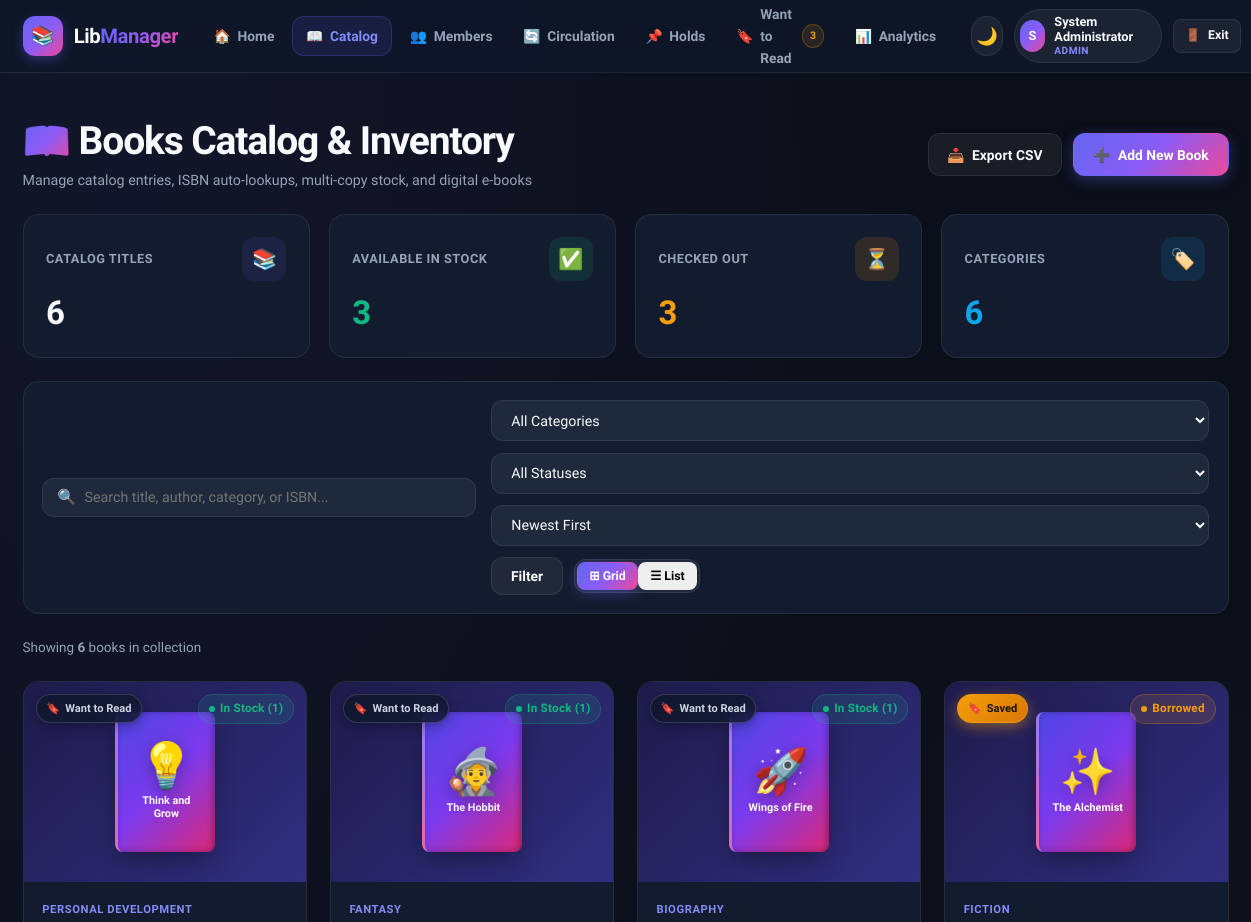
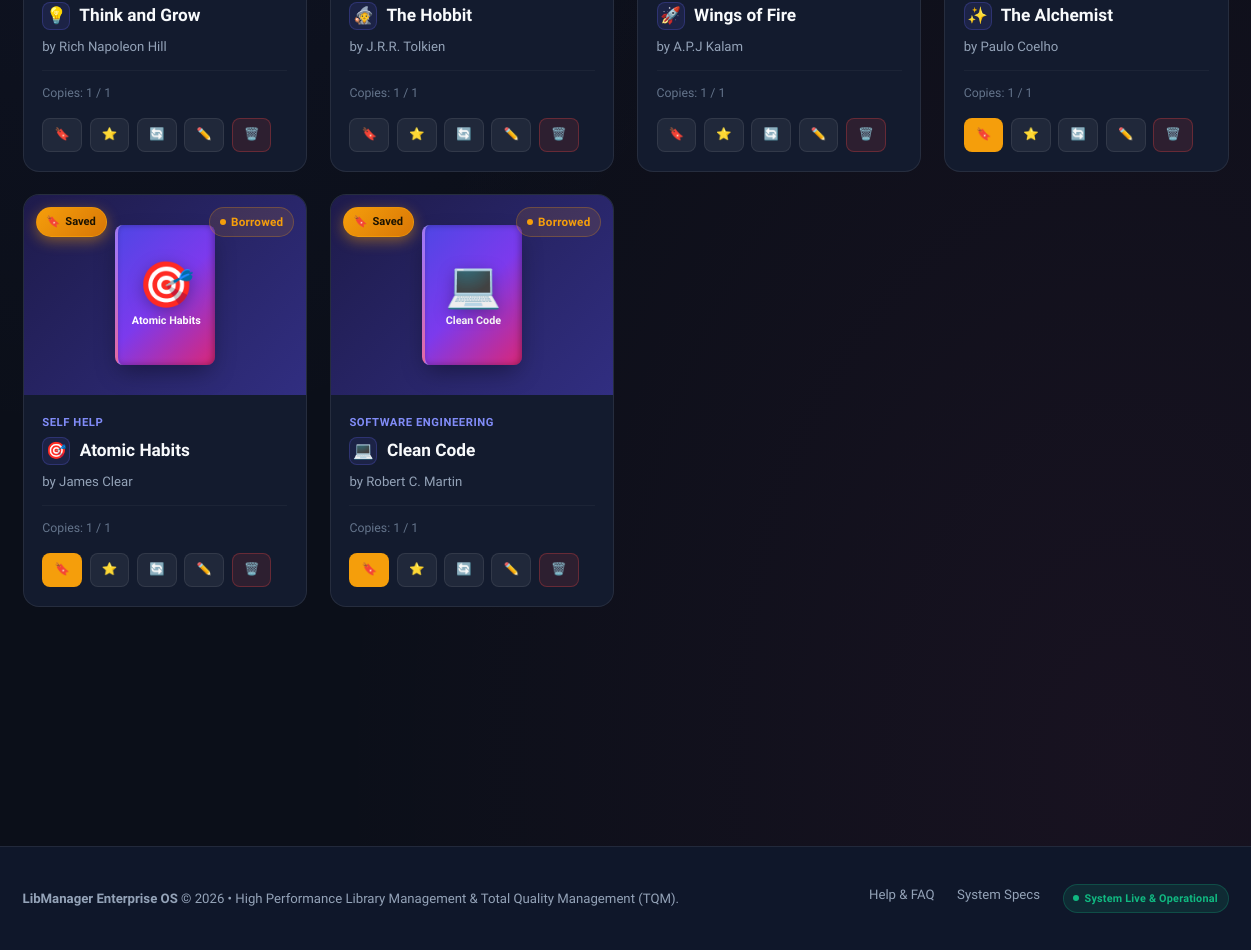
The app's page /catalog (signed in) with its own data (2 pictures, top to bottom).
### tables this page shows
CREATE TABLE books (
            id INTEGER PRIMARY KEY AUTOINCREMENT,
            title TEXT NOT NULL,
            author TEXT NOT NULL,
            category TEXT NOT NULL,
            status TEXT DEFAULT 'Available'
        , isbn TEXT, cover_url TEXT, total_copies INTEGER DEFAULT 1, available_copies INTEGER DEFAULT 1, pdf_url TEXT, icon TEXT, created_at TIMESTAMP);

### app.py (the view)
@app.route("/books")
@app.route("/catalog")
@login_required
def books_catalog():
    search_query = request.args.get("q", "").strip()
    category_filter = request.args.get("category", "").strip()
    status_filter = request.args.get("status", "").strip()
    sort_by = request.args.get("sort", "newest").strip()
    conn = get_db_connection()
    query = "SELECT * FROM books WHERE 1=1"
    params = []
    if search_query:
        query += " AND (title LIKE ? OR author LIKE ? OR category LIKE ? OR isbn LIKE ?)"
        wildcard = f"%{search_query}%"
        params.extend([wildcard, wildcard, wildcard, wildcard])
    if category_filter:
        query += " AND category = ?"
        params.append(category_filter)
    if status_filter:
        query += " AND status = ?"
        params.append(status_filter)
    if sort_by == "title_asc":
        query += " ORDER BY title ASC"
    elif sort_by == "title_desc":
        query += " ORDER BY title DESC"
    elif sort_by == "author_asc":
        query += " ORDER BY author ASC"
    elif sort_by == "category_asc":
        query += " ORDER BY category ASC"
    else:
        query += " ORDER BY id DESC"
    books = conn.execute(query, params).fetchall()
    categories = conn.execute(
        "SELECT DISTINCT category FROM books ORDER BY category"
    ).fetchall()
    total_books = conn.execute("SELECT COUNT(*) FROM books").fetchone()[0]
    available_books = conn.execute(
        "SELECT COUNT(*) FROM books WHERE status = 'Available'"
    ).fetchone()[0]
    borrowed_books = conn.execute(
        "SELECT COUNT(*) FROM books WHERE status = 'Borrowed'"
    ).fetchone()[0]
    categories_count = conn.execute(
        "SELECT COUNT(DISTINCT category) FROM books"
    ).fetchone()[0]
    conn.close()
    stats = {
        "total": total_books,
        "available": available_books,
        "borrowed": borrowed_books,
        "categories": categories_count
    }
    return render_template(
        "index.html",
        books=books,
        categories=[c["category"] for c in categories],
        stats=stats,
        search_query=search_query,
        selected_category=category_filter,
        selected_status=status_filter,
        selected_sort=sort_by,
        active_page="books"
    )

### app.py (called while the page is built)
def get_db_connection():
    conn = sqlite3.connect(DATABASE)
    conn.row_factory = sqlite3.Row
    return conn

def login_required(f):
    @wraps(f)
    def decorated_function(*args, **kwargs):
        if "user_id" not in session:
            flash("Please sign in to access your library account.", "warning")
            return redirect(url_for("login_page", next=request.url))
        return f(*args, **kwargs)
    return decorated_function

### templates/index.html (shortened to what this page needs)
{% extends "base.html" %}
{% block content %}
<div class="container" style="padding-top: 1.5rem; padding-bottom: 3rem;">
  <div style="display: flex; justify-content: space-between; align-items: center; margin-bottom: 1.5rem; flex-wrap: wrap; gap: 1rem;">
    <div>
      <h1 class="page-title" style="margin-bottom: 0.25rem;">
        <span>📖</span> Books Catalog & Inventory
      </h1>
      <p style="color: var(--text-muted); font-size: 0.95rem;">
        Manage catalog entries, ISBN auto-lookups, multi-copy stock, and digital e-books
      </p>
    </div>
    <div style="display: flex; gap: 0.75rem; flex-wrap: wrap;">
      <a href="{{ url_for('export_csv', q=search_query, category=selected_category, status=selected_status) }}" class="btn btn-secondary" title="Export Current List as CSV">
        <span>📥</span> Export CSV
      </a>
      <button type="button" class="btn btn-primary" onclick="openAddModal()" id="btnOpenAddBook">
        <span>➕</span> Add New Book
      </button>
    </div>
  </div>
  <div class="stats-grid" style="margin-bottom: 1.5rem;">
    <div class="stat-card">
      <div class="stat-header">
        <span class="stat-title">Catalog Titles</span>
        <div class="stat-icon">📚</div>
      </div>
      <div class="stat-value">{{ stats.total }}</div>
    </div>
    <div class="stat-card success">
      <div class="stat-header">
        <span class="stat-title">Available in Stock</span>
        <div class="stat-icon">✅</div>
      </div>
      <div class="stat-value" style="color: var(--status-success);">{{ stats.available }}</div>
    </div>
    <div class="stat-card warning">
      <div class="stat-header">
        <span class="stat-title">Checked Out</span>
        <div class="stat-icon">⏳</div>
      </div>
      <div class="stat-value" style="color: var(--status-warning);">{{ stats.borrowed }}</div>
    </div>
    <div class="stat-card info">
      <div class="stat-header">
        <span class="stat-title">Categories</span>
        <div class="stat-icon">🏷️</div>
      </div>
      <div class="stat-value" style="color: var(--status-info);">{{ stats.categories }}</div>
    </div>
  </div>
  <div class="card" style="padding: 1.25rem; margin-bottom: 1.5rem;">
    <form method="GET" action="{{ url_for('books_catalog') }}" id="searchFilterForm">
      <div class="toolbar" style="margin-bottom: 0;">
        <div class="search-box">
          <span class="search-icon">🔍</span>
          <input type="text" name="q" value="{{ search_query }}" class="form-control" placeholder="Search title, author, category, or ISBN..." id="searchInput">
        </div>
        <div class="filter-group">
          <select name="category" class="form-select" style="min-width: 160px;" onchange="this.form.submit()">
            <option value="">All Categories</option>
          </select>
          <select name="status" class="form-select" style="min-width: 140px;" onchange="this.form.submit()">
            <option value="">All Statuses</option>
          </select>
          <select name="sort" class="form-select" style="min-width: 140px;" onchange="this.form.submit()">
            <option value="newest" {% if selected_sort == 'newest' %}selected{% endif %}>Newest First</option>
          </select>
          <button type="submit" class="btn btn-secondary">Filter</button>
          <div style="display: flex; background: var(--badge-bg); border: 1px solid var(--border-color); border-radius: var(--radius-md); padding: 2px;">
            <button type="button" class="btn btn-sm" id="viewGridBtn" style="border-radius: var(--radius-sm);" onclick="switchView('grid')" title="Grid View">⊞ Grid</button>
            <button type="button" class="btn btn-sm" id="viewTableBtn" style="border-radius: var(--radius-sm);" onclick="switchView('table')" title="Table View">☰ List</button>
          </div>
        </div>
      </div>
    </form>
  </div>
  <div style="display: flex; justify-content: space-between; align-items: center; margin-bottom: 1rem;">
    <div style="font-size: 0.9rem; color: var(--text-muted);">
      Showing <strong>{{ books|length }}</strong> books in collection
    </div>
  </div>
  {% if books|length == 0 %}
  <div class="card" style="text-align: center; padding: 4rem 2rem;">
    <div style="font-size: 3rem; margin-bottom: 1rem;">🔍</div>
    <h3 style="font-size: 1.35rem; font-weight: 700; margin-bottom: 0.5rem;">No books found</h3>
    <p style="color: var(--text-muted); max-width: 450px; margin: 0 auto 1.5rem;">
      No titles matched your search query or filters. Try adjusting your search keywords or clear current filters.
    </p>
    <a href="{{ url_for('books_catalog') }}" class="btn btn-secondary">Reset Filters</a>
  </div>
  {% else %}
  <div class="books-grid" id="catalogGridView">
    {% for book in books %}
    {% set book_icon = book.icon if book.icon else get_book_icon(book.title, book.category) %}
    <div class="book-card">
      <div class="book-cover-wrap">
        {% if book.cover_url %}
        <img src="{{ book.cover_url }}" alt="{{ book.title }} Cover" class="book-cover-img" loading="lazy">
        {% else %}
        <div class="book-cover-fallback">
          <span class="icon">{{ book_icon }}</span>
          <span style="font-size: 0.72rem; font-weight: 700; line-height: 1.2;">{{ book.title[:24] }}</span>
        </div>
        {% endif %}
        <a href="{{ url_for('toggle_wishlist', book_id=book.id) }}"
           class="book-wishlist-toggle {% if book.id in user_wishlist %}active{% endif %}"
           data-book-id="{{ book.id }}"
           title="{{ 'Remove from Want to Read' if book.id in user_wishlist else 'Add to Want to Read' }}">
          <span class="wishlist-icon">🔖</span>
          <span class="wishlist-text">{% if book.id in user_wishlist %}Saved{% else %}Want to Read{% endif %}</span>
        </a>
        <div class="book-cover-badge">
          {% if book.status == 'Available' %}
          <span class="badge badge-success"><span class="badge-dot"></span> In Stock ({{ book.available_copies or 1 }})</span>
          {% else %}
          <span class="badge badge-warning"><span class="badge-dot"></span> Borrowed</span>
          {% endif %}
        </div>
      </div>
      <div class="book-body">
        <div class="book-category">{{ book.category }}</div>
        <h3 class="book-title" title="{{ book.title }}">
          <span class="book-icon-badge">{{ book_icon }}</span>
          {{ book.title }}
        </h3>
        <div class="book-author">by {{ book.author }}</div>
        <div class="book-meta">
          <span>Copies: {{ book.available_copies or 0 }} / {{ book.total_copies or 1 }}</span>
        </div>
        <div class="book-actions">
          <a href="{{ url_for('toggle_wishlist', book_id=book.id) }}"
             class="btn btn-sm {% if book.id in user_wishlist %}btn-warning active{% else %}btn-secondary{% endif %} book-wishlist-btn"
             data-book-id="{{ book.id }}"
             title="{{ 'Remove from Want to Read' if book.id in user_wishlist else 'Save to Want to Read' }}">
            <span>🔖</span>
          </a>
          <a href="{{ url_for('book_reviews', book_id=book.id) }}" class="btn btn-secondary btn-sm" title="Reviews & Ratings">
            <span>⭐</span>
          </a>
          <a href="{{ url_for('toggle_status', id=book.id) }}" class="btn btn-secondary btn-sm" title="Toggle Available / Borrowed">
            <span>🔄</span>
          </a>
          <a href="{{ url_for('edit_book', id=book.id) }}" class="btn btn-secondary btn-sm" title="Edit book details">
            <span>✏️</span>
          </a>
          <a href="{{ url_for('delete_book', id=book.id) }}" class="btn btn-danger btn-sm" onclick="return confirm('Are you sure you want to delete this book?')" title="Delete book">
            <span>🗑️</span>
          </a>
        </div>
      </div>
    </div>
    {% endfor %}
  </div>
  {% endif %}
</div>
{% endblock %}

### records on screen
books: icon "💡", title "Think and Grow", shows "Want to Read", available_copies "1", category "PERSONAL DEVELOPMENT", author "Rich Napoleon Hill", total_copies "1"
books: icon "🧙", title "The Hobbit", shows "Want to Read", available_copies "1", category "FANTASY", author "J.R.R. Tolkien", total_copies "1"
books: icon "🚀", title "Wings of Fire", shows "Want to Read", available_copies "1", category "BIOGRAPHY", author "A.P.J Kalam", total_copies "1"
books: icon "✨", title "The Alchemist", shows "Saved", status "Borrowed" (drawn), category "FICTION", author "Paulo Coelho", available_copies "1", total_copies "1"
books: icon "🎯", title "Atomic Habits", shows "Saved", status "Borrowed" (drawn), category "SELF HELP", author "James Clear", available_copies "1", total_copies "1"
books: icon "💻", title "Clean Code", shows "Saved", status "Borrowed" (drawn), category "SOFTWARE ENGINEERING", author "Robert C. Martin", available_copies "1", total_copies "1"

### other values on screen
{{ wishlist_count or 0 }} "3"
{{ current_user.full_name[:1] | upper if current_user.full_name else 'U' }} "S"
{{ current_user.full_name or current_user.username }} "System Administrator"
{{ current_user.role }} "ADMIN"
{{ stats.total }} "6"
{{ stats.available }} "3"
{{ stats.borrowed }} "3"
{{ stats.categories }} "6"
{{ books|length }} "6"
